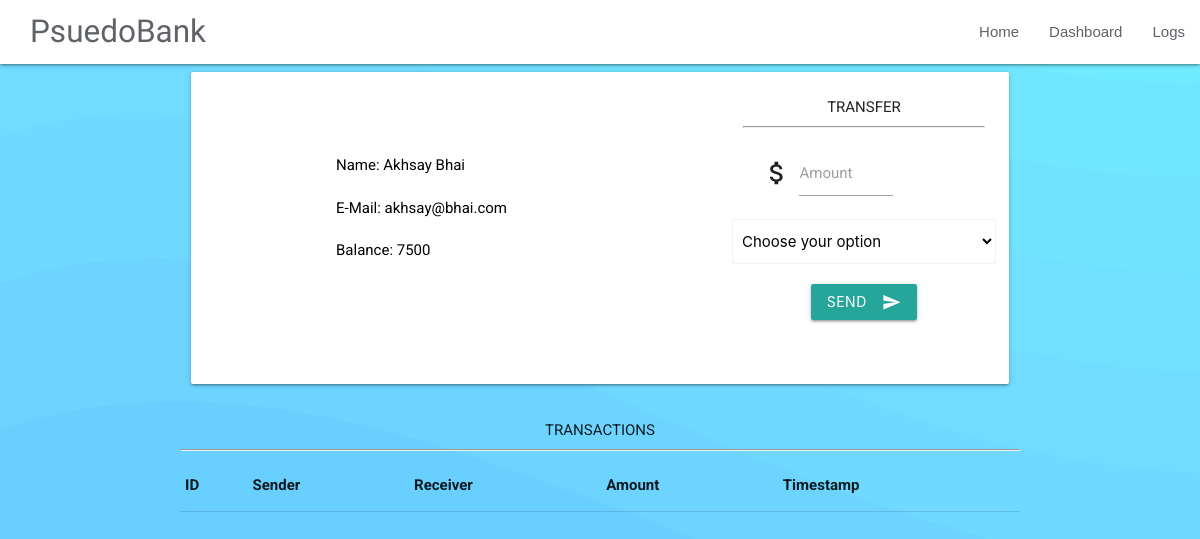
The app's page /user/6 with its own data.
### app.py (models this page shows, shortened)
class User(db.Model):
    id = db.Column(db.Integer, primary_key=True)
    name = db.Column(db.String(128), nullable=False)
    email = db.Column(db.String(128), unique=True, nullable=False)
    balance = db.Column(db.Integer, nullable=False)

### app.py (the view)
@app.route("/user/<user_id>")
def profile(user_id):
    user = User.query.filter_by(id=user_id).first_or_404()
    users = User.query.all()
    transactions = Transaction.query.filter(
        (Transaction.sender_id == user.id) |
        (Transaction.receiver_id == user.id)).order_by(
            Transaction.timestamp.desc()).all()
    return render_template(
        "profile.html",
        user=user,
        users=users,
        transactions=transactions
    )

### templates/profile.html (shortened to what this page needs)
{% extends "basic.html" %}
{% block main %}
<div class="container">
  <div class="row">
  <div class="col s12">
    <div class="card-panel z-depth-1">
      <div class="row valign-wrapper">
        <div class="col s2">
        </div>
        <div class="col s6">
          <span class="black-text">
            <div class="row" style="display: table;">
              Name: {{ user.name }}
            </div>
            <div class="row" style="display: table;">
              E-Mail: {{ user.email }}
            </div>
            <div class="row" style="display: table;">
              Balance: {{ user.balance }}
            </div>
          </span>
        </div>
        <div class="col s4" style="text-align: center;">
            TRANSFER
            <hr />
            <form method="POST" action="/transact/{{ user.id }}">
              <div class="input-field col s8">
                <i class="material-icons prefix">attach_money</i>
                <input id="amount" type="text" name="amount" class="validate">
                <label class="active" for="amount">Amount</label>
              </div>
              <div class="row">
                <select class="browser-default" name="receiver_id">
                  <option value="" disabled selected>Choose your option</option>
                </select>
              </div>
              <div class="row">
                <button class="btn waves-effect waves-light" type="submit" name="action">Send
                  <i class="material-icons right">send</i>
                </button>
              </div>
            </form>
        </div>
      </div>
    </div>
  </div>
  </div>
  <div style="text-align: center;">
    TRANSACTIONS
  </div>
  <hr />
  <table class="responsive-table highlight">
    <thead>
      <tr>
        <th>ID</th>
        <th>Sender</th>
        <th>Receiver</th>
        <th>Amount</th>
        <th>Timestamp</th>
      </tr>
    </thead>
  </table>
  </div>
{% endblock %}

### static/css/style.css (style rules this page uses)
html { padding: 0; margin: 0; }
body { font-family: 'Roboto', sans-serif; background-color: #59bfff; background-attachment: fixed; background-size: cover; }

### records on screen
User: name "Akhsay Bhai", email "akhsay@bhai.com", balance "7500"
